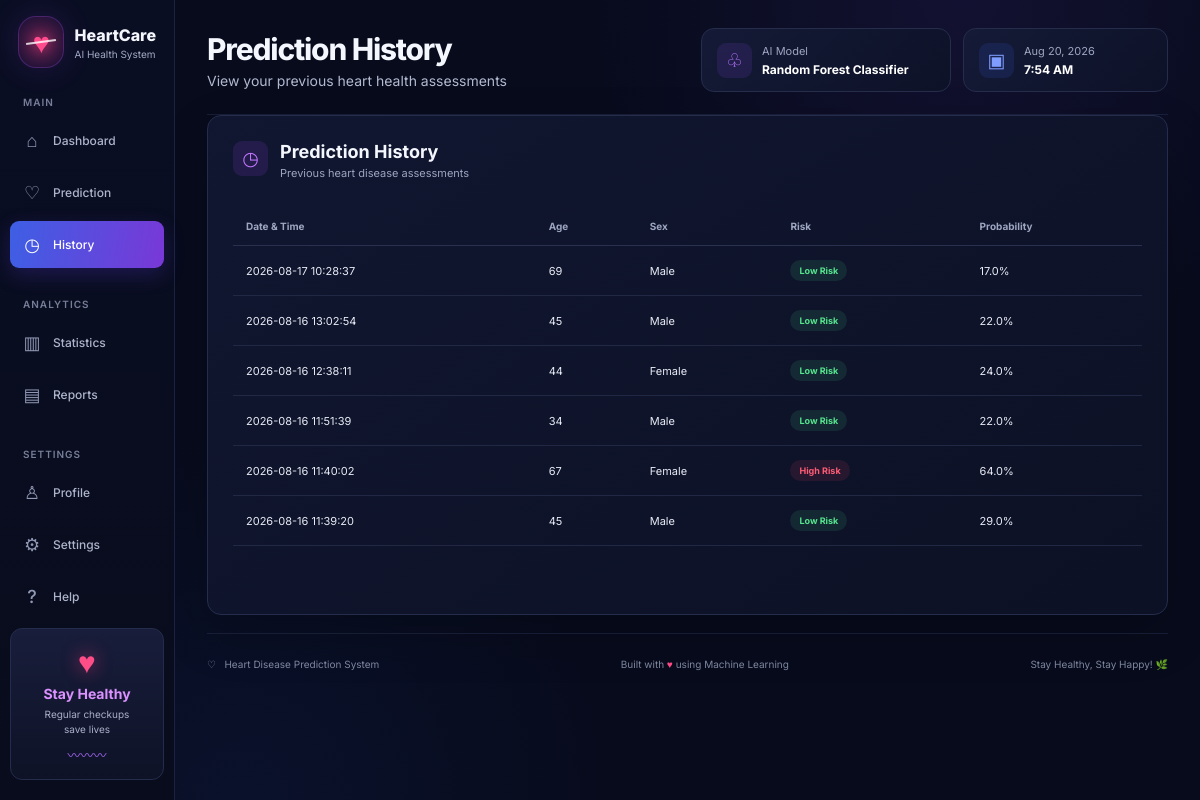
Before: /history with the older database file.
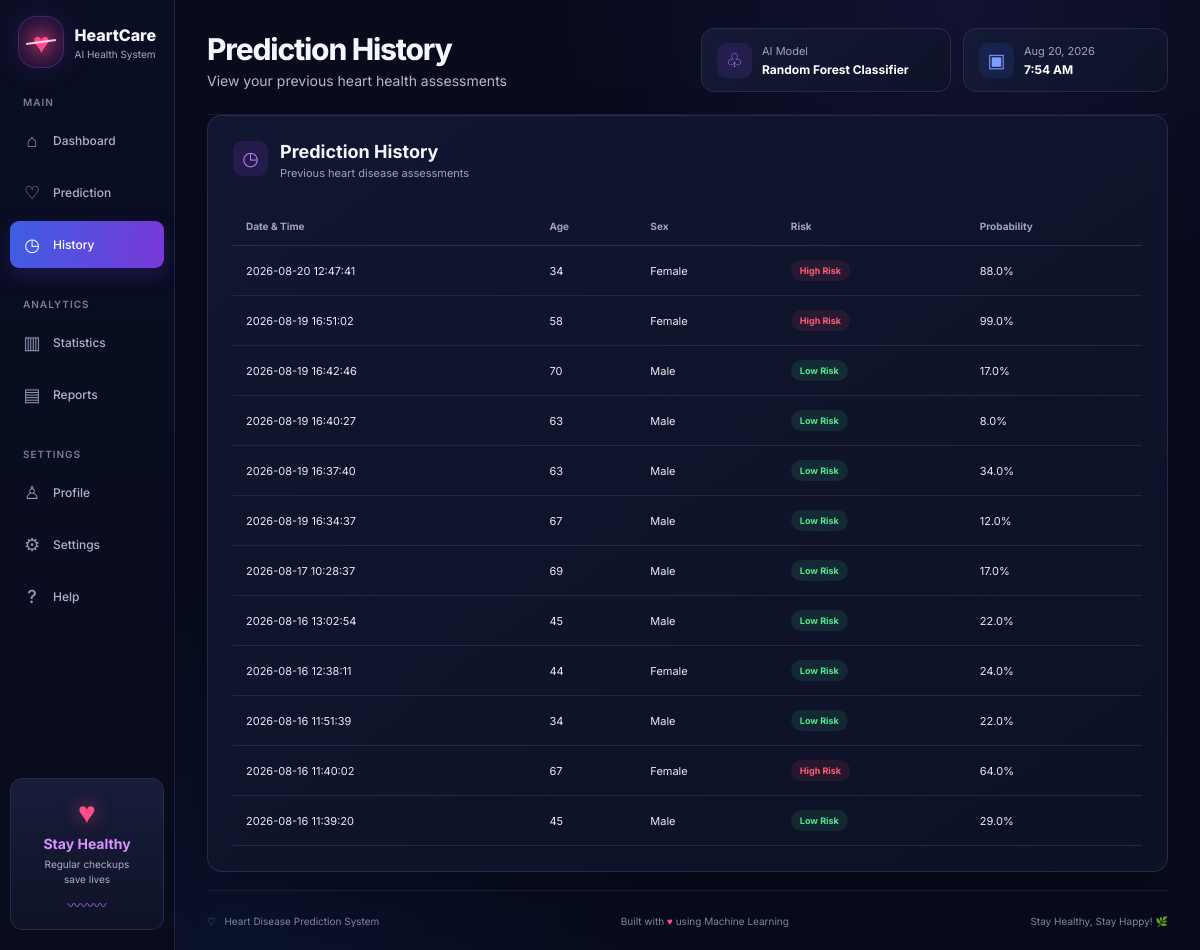
After: the same page with the newer database file.
### tables this page shows
CREATE TABLE predictions (
            id INTEGER PRIMARY KEY AUTOINCREMENT,
            date_time TEXT,
            age INTEGER,
            sex INTEGER,
            prediction INTEGER,
            probability REAL
        );

### app.py (the view)
@app.route("/history")
def history_page():
    history = get_history()
    return render_template(
        "index.html",
        page="history",
        history=history,
        prediction=None,
        probability=None
    )

### app.py (called while the page is built)
def get_history():
    conn = sqlite3.connect(DATABASE)
    conn.row_factory = sqlite3.Row
    rows = conn.execute("""
        SELECT *
        FROM predictions
        ORDER BY id DESC
    """).fetchall()
    conn.close()
    return rows

### templates/index.html (shortened to what this page needs)
<!DOCTYPE html>
<html lang="en">
<head>
    <link rel="stylesheet"
          href="{{ url_for('static', filename='style.css') }}">
</head>
<body>
<div class="app">
    <aside class="sidebar">
        <div class="brand">
            <div class="brand-icon">
                <span>♥</span>
                <div class="pulse-line"></div>
            </div>
            <div class="brand-text">
                <h2>HeartCare</h2>
                <p>AI Health System</p>
            </div>
        </div>
        <nav class="navigation">
            <p class="nav-title">MAIN</p>
            <a href="{{ url_for('dashboard') }}"
               class="nav-item {% if page == 'dashboard' %}active{% endif %}">
                <span class="nav-icon">⌂</span>
                <span>Dashboard</span>
            </a>
            <a href="{{ url_for('prediction_page') }}"
               class="nav-item {% if page == 'prediction' %}active{% endif %}">
                <span class="nav-icon">♡</span>
                <span>Prediction</span>
            </a>
            <a href="{{ url_for('history_page') }}"
               class="nav-item {% if page == 'history' %}active{% endif %}">
                <span class="nav-icon">◷</span>
                <span>History</span>
            </a>
            <p class="nav-title analytics-title">ANALYTICS</p>
            <a href="{{ url_for('statistics') }}"
               class="nav-item {% if page == 'statistics' %}active{% endif %}">
                <span class="nav-icon">▥</span>
                <span>Statistics</span>
            </a>
            <a href="{{ url_for('reports') }}"
               class="nav-item {% if page == 'reports' %}active{% endif %}">
                <span class="nav-icon">▤</span>
                <span>Reports</span>
            </a>
            <p class="nav-title settings-title">SETTINGS</p>
            <a href="{{ url_for('profile') }}"
               class="nav-item {% if page == 'profile' %}active{% endif %}">
                <span class="nav-icon">♙</span>
                <span>Profile</span>
            </a>
            <a href="{{ url_for('settings') }}"
               class="nav-item {% if page == 'settings' %}active{% endif %}">
                <span class="nav-icon">⚙</span>
                <span>Settings</span>
            </a>
            <a href="{{ url_for('help_page') }}"
               class="nav-item {% if page == 'help' %}active{% endif %}">
                <span class="nav-icon">?</span>
                <span>Help</span>
            </a>
        </nav>
        <div class="healthy-card">
            <div class="healthy-heart">♥</div>
            <h3>Stay Healthy</h3>
            <p>
                Regular checkups<br>
                save lives
            </p>
            <div class="mini-pulse">〰〰〰</div>
        </div>
    </aside>
    <main class="main-content">
        <header class="top-header">
            <div class="page-title">
                <div>
                    {% if page == "dashboard" %}
                        <h1>Dashboard</h1>
                        <p>AI-Powered Heart Health Overview</p>
                    {% elif page == "prediction" %}
                        <h1>Heart Disease Prediction</h1>
                        <p>AI-Powered Heart Health Risk Assessment</p>
                    {% elif page == "history" %}
                        <h1>Prediction History</h1>
                        <p>View your previous heart health assessments</p>
                    {% elif page == "statistics" %}
                        <h1>Statistics</h1>
                        <p>Heart disease prediction analytics</p>
                    {% elif page == "reports" %}
                        <h1>Reports</h1>
                        <p>Prediction reports and assessment records</p>
                    {% elif page == "profile" %}
                        <h1>Profile</h1>
                        <p>HeartCare system profile</p>
                    {% elif page == "settings" %}
                        <h1>Settings</h1>
                        <p>Manage your system preferences</p>
                    {% elif page == "help" %}
                        <h1>Help Center</h1>
                        <p>Learn how to use HeartCare</p>
                    {% endif %}
                </div>
            </div>
            <div class="header-right">
                <div class="model-badge">
                    <div class="header-icon purple">♧</div>
                    <div>
                        <span>AI Model</span>
                        <strong>
                            Random Forest Classifier
                        </strong>
                    </div>
                </div>
                <div class="date-badge">
                    <div class="header-icon blue">▣</div>
                    <div>
                        <span id="current-date">Loading...</span>
                        <strong id="current-time">--:--</strong>
                    </div>
                </div>
            </div>
        </header>
        {% if page == "history" %}
        <section class="single-page-section">
            <div class="card page-card">
                <div class="card-heading">
                    <div class="heading-icon purple-icon">
                        ◷
                    </div>
                    <div>
                        <h2>Prediction History</h2>
                        <p>
                            Previous heart disease assessments
                        </p>
                    </div>
                </div>
                {% if history %}
                <div class="history-table-wrapper">
                    <table class="history-table">
                        <thead>
                            <tr>
                                <th>Date & Time</th>
                                <th>Age</th>
                                <th>Sex</th>
                                <th>Risk</th>
                                <th>Probability</th>
                            </tr>
                        </thead>
                        <tbody>
                        {% for row in history %}
                            <tr>
                                <td>
                                    {{ row["date_time"] }}
                                </td>
                                <td>
                                    {{ row["age"] }}
                                </td>
                                <td>
                                    {% if row["sex"] == 1 %}
                                        Male
                                    {% else %}
                                        Female
                                    {% endif %}
                                </td>
                                <td>
                                    {% if row["prediction"] == 1 %}
                                        <span class="risk-badge high">
                                            High Risk
                                        </span>
                                    {% else %}
                                        <span class="risk-badge low">
                                            Low Risk
                                        </span>
                                    {% endif %}
                                </td>
                                <td>
                                    {{ row["probability"] }}%
                                </td>
                            </tr>
                        {% endfor %}
                        </tbody>
                    </table>
                </div>
                {% endif %}
            </div>
        </section>
        {% endif %}
        <footer>
            <div>
                ♡ &nbsp; Heart Disease Prediction System
            </div>
            <div>
                Built with
                <span class="footer-heart">♥</span>
                using Machine Learning
            </div>
            <div>
                Stay Healthy, Stay Happy! 🌿
            </div>
        </footer>
    </main>
</div>
</body>
</html>

Changed rows visible on the page:
added predictions: date_time "2026-08-20 12:47:41", age "34", sex "Female", prediction "High Risk", probability "88.0"
added predictions: date_time "2026-08-19 16:51:02", age "58", sex "Female", prediction "High Risk", probability "99.0"
added predictions: date_time "2026-08-19 16:42:46", age "70", sex "Male", prediction "Low Risk", probability "17.0"
added predictions: date_time "2026-08-19 16:40:27", age "63", sex "Male", prediction "Low Risk", probability "8.0"
added predictions: date_time "2026-08-19 16:37:40", age "63", sex "Male", prediction "Low Risk", probability "34.0"
added predictions: date_time "2026-08-19 16:34:37", age "67", sex "Male", prediction "Low Risk", probability "12.0"
